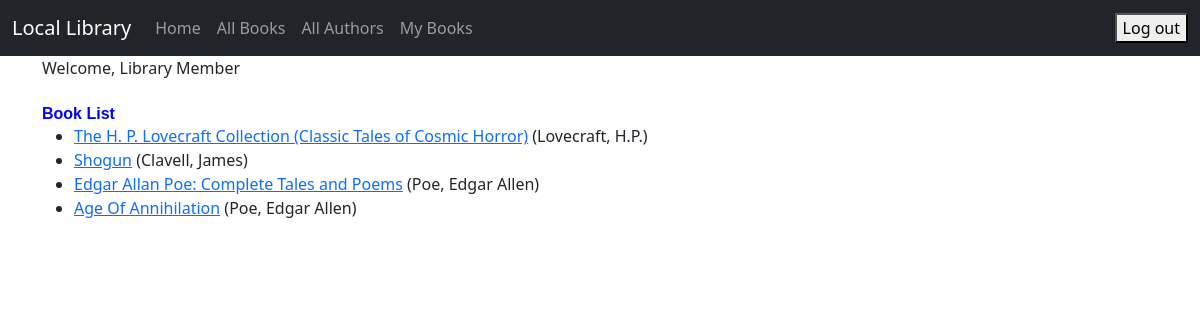
/book_list/ (signed in), run on the app's committed database.
### catalog/models.py (models this page shows, shortened)
class Book(models.Model):
    title = models.CharField(max_length=200)
    author = models.ForeignKey('Author', on_delete=models.RESTRICT, null=True)
    summary = models.TextField(max_length=1000, help_text='Enter a brief description of the book')
    isbn = models.CharField('ISBN', max_length=13, unique=True,
                            help_text='13 Character <a href="https://www.isbn-international.org/content/what-isbn">ISBN number</a>')
    genre = models.ManyToManyField(Genre, help_text='Select a genre for this book')
    def get_absolute_url(self):
        return reverse('book_detail', args=[str(self.id)])

class Author(models.Model):
    first_name = models.CharField(max_length=100)
    last_name = models.CharField(max_length=100)
    date_of_birth = models.DateField(null=True, blank=True)
    date_of_death = models.DateField('Died', null=True, blank=True)
    author_image = models.ImageField(upload_to='images/', null=True, blank=True)
    class Meta:
        ordering = ['last_name', 'first_name']
    def __str__(self):
        return f'{self.last_name}, {self.first_name}'

### catalog/views.py (the view)
# urls.py: path('book_list/', views.BookListView.as_view(), name='book_list'),
class BookListView(LoginRequiredMixin, generic.ListView):
    model = Book

### catalog/templates/catalog/book_list.html (shortened to what this page needs)
{% extends "catalog/base.html" %}
{% block content %}
  <h1>Book List</h1>
  {% if book_list %}
  <ul>
    {% for book in book_list %}
      <li>
        <a href="{{ book.get_absolute_url }}">{{ book.title }}</a> ({{ book.author }})
      </li>
    {% endfor %}
  </ul>
  {% else %}
    <p>There are no books in the library.</p>
  {% endif %}
{% endblock %}

### catalog/templates/catalog/base.html (shortened to what this page needs)
{% load static %}
<!doctype html>
<html lang="en">
<head>
    <link href="https://cdn.jsdelivr.net/npm/bootstrap@5.3.0-alpha1/dist/css/bootstrap.min.css" rel="stylesheet"
>
    <link href="{% static 'css/my_style.css' %}" rel="stylesheet">
</head>
<body>
<nav class="navbar navbar-expand-lg navbar-dark bg-dark">
    <div class="container-fluid">
        <a class="navbar-brand" href="{% url 'index' %}">Local Library</a>
        <div class="collapse navbar-collapse" id="navbarSupportedContent">
            <ul class="navbar-nav me-auto mb-2 mb-lg-0">
                <li class="nav-item">
                    <a class="nav-link" href="{% url 'index' %}">Home</a>
                </li>
                <li class="nav-item">
                    <a class="nav-link" href="{% url 'book_list' %}">All Books</a>
                </li>
                <li class="nav-item">
                    <a class="nav-link" href={% url 'author_list' %}>All Authors</a>
                </li>
                {% if user.is_authenticated %}
                    <li><a class="nav-link" href="{% url 'my_books' %}">My Books</a></li>
                {% endif %}
            </ul>
        </div>
    <ul class="nav navbar-nav ml-auto">
        {% if user.is_authenticated %}
           <li>
              <form action="{% url 'logout' %}" method="post">
                 <button type="submit">Log out</button>
              </form>
           </li>
        {% else %}
            <li><a class="nav-link" href="{% url 'login' %}"><span class="glyphicon glyphicon-log-in"></span>Login</a>
            </li>
            <li><a class="nav-link" href="{% url 'register' %}"><span class="glyphicon glyphicon-log-in"></span>Sign Up</a>
            </li>
        {% endif %}
    </ul>
    </div>
</nav>
<div class="container">
    {% if user.is_authenticated %}
        Welcome, {{ user.first_name }} {{ user.last_name }}
    {% endif %}
</div>
<div class="container">
    <br/>
    {% block content %}
    {% endblock %}
</div>
</body>
</html>

### catalog/static/css/my_style.css (style rules this page uses)
h1 { color: blue; font-family: arial, sans-serif; font-size: 16px; font-weight: bold; margin-top: 0px; margin-bottom: 1px; }

### data on the page
Book: title "The H. P. Lovecraft Collection (Classic Tales of Cosmic Horror)", author "Lovecraft, H.P."
Book: title "Shogun", author "Clavell, James"
Book: title "Edgar Allan Poe: Complete Tales and Poems", author "Poe, Edgar Allen"
Book: title "Age Of Annihilation", author "Poe, Edgar Allen"

### other printed values
{{ user.first_name }} "Library"
{{ user.last_name }} "Member"
